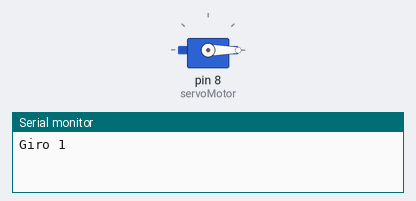
Bench run of a sketch on a simulated Arduino Uno, built with avr-gcc and run on an emulated ATmega328P. Parts: servo, the last lines printed to the serial monitor.

Above: at 0.05 s.
At 1.5 s:
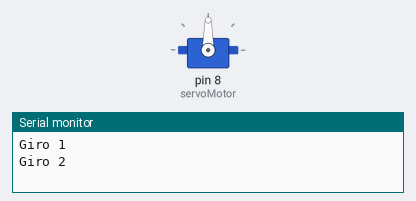
At 3.0 s:
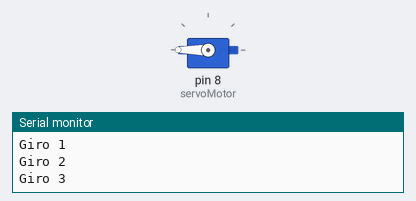
Timing chart, 0 to 6.9 s (numbered marks = the images above):
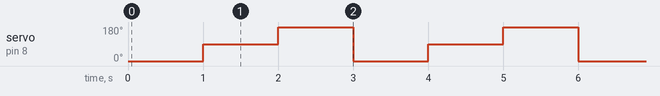

Measured:
- by itself, servo on pin 8 (servoMotor): repeats every 3.0 s: 180° 1.0 s, 0° 1.0 s, 90° 1.0 s

The sketch:

Prueba_Servomotor.ino
```cpp
/*
  Creado: Luis del Valle (ldelvalleh@programarfacil.com)
  https://programarfacil.com
*/

// Incluímos la librería para poder controlar el servo
#include <Servo.h>

// Declaramos la variable para controlar el servo
Servo servoMotor;

void setup() {
  // Iniciamos el monitor serie para mostrar el resultado
  Serial.begin(9600);

  // Iniciamos el servo para que empiece a trabajar con el pin 9
  servoMotor.attach(8);
}

void loop() {

  // Desplazamos a la posición 0º
  servoMotor.write(0);
  Serial.println("Giro 1");
  // Esperamos 1 segundo
  delay(1000);

  // Desplazamos a la posición 90º
  servoMotor.write(90);
  Serial.println("Giro 2");
  // Esperamos 1 segundo
  delay(1000);

  // Desplazamos a la posición 180º
  servoMotor.write(180);
  Serial.println("Giro 3");
  // Esperamos 1 segundo
  delay(1000);
}
```
